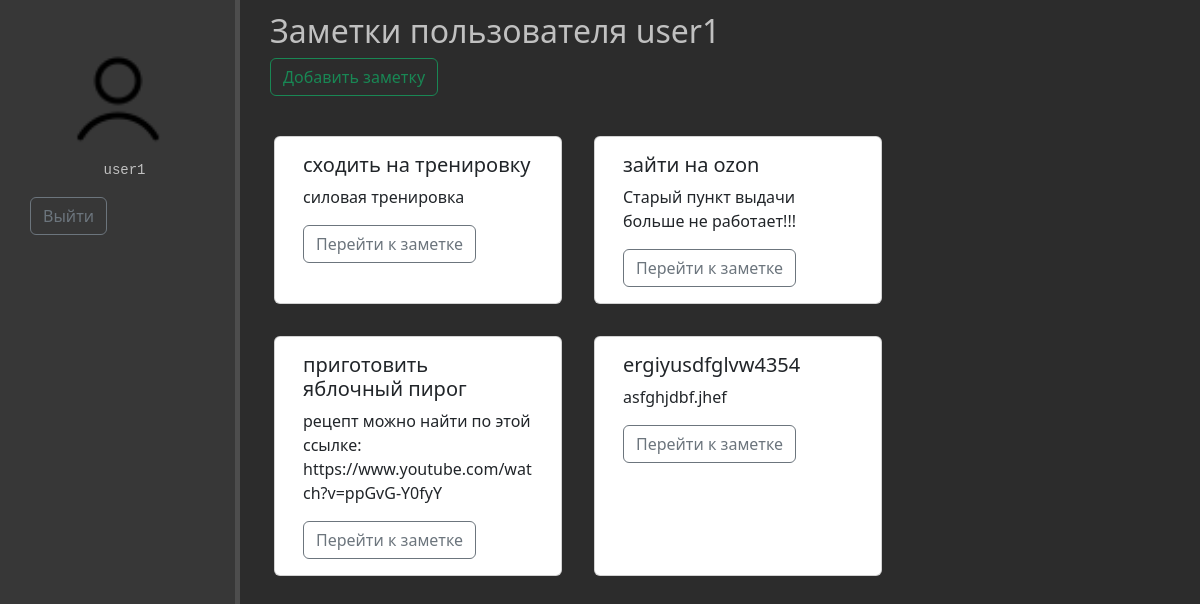
/ (signed in), run on the app's committed database.
### main/models.py (models this page shows, shortened)
class Note(models.Model):
    title = models.CharField('Тема заметки', max_length = 30)
    text = models.TextField('Текст заметки')
    date = models.DateTimeField(default=timezone.now)
    user = models.ForeignKey(User, on_delete=models.CASCADE, null=True)

### main/views.py (the view)
# urls.py: path('', views.index, name='home'),
def index(request):
    note = Note.objects.filter(user=request.user.id)
    return render(request, 'main/index.html', {'note' : note})

### main/templates/main/index.html (shortened to what this page needs)
{% extends 'main/layout.html' %}
{% load static %}
{% block notes %}
    <aside>
        <img src="{% static 'main/img/icons8-пользователь-64.png'%}" alt="user">
        <pre>{{ user }}</pre>
        {% if user.is_authenticated%}
            <a href="{% url 'logout' %}" class="btn btn-outline-secondary" >Выйти</a>
        {% else %}
            <a href="{% url 'login' %}" class="btn btn-outline-success">Авторизация</a><br><br>
            <a href="{% url 'register-user' %}" class="btn btn-outline-success" >Регистрация</a>
        {% endif %}
    </aside>
    <main>
        <h2>Заметки пользователя {{ user }}</h2>
        {% if user.is_authenticated%}
            <form action="note">
                <button type="submit" class="btn btn-outline-success">Добавить заметку</button>
            </form><br>
        <div class="row row-cols-3">
            {% if note %}
                {% for i in note %}
                         <div class="card m-3" style="width: 18rem;">
                            <div class="card-body">
                                <h5 class="card-title">{{ i.title }}</h5>
                                <p class="card-text">{{ i.text}}</p>
                                <a href="{% url 'note-detail' i.id %}" class="btn btn-outline-secondary" >Перейти к заметке</a>
                            </div>
                         </div>
                {% endfor %}
            {% else %}
                <p>У вас еще нет заметок</p>
            {% endif %}
        {% else %}
            <p>Авторизуйтесь, чтобы добавлять заметки</p>
        {% endif %}
        </div>
    </main>
{% endblock %}

### main/templates/main/layout.html (shortened to what this page needs)
<!doctype html>
{%load static %}
<html lang="en">
<head>
    <link rel="stylesheet" href="https://cdn.jsdelivr.net/npm/bootstrap@5.3.2/dist/css/bootstrap.min.css">
    <link rel="stylesheet" href="{% static 'main/css/main.css'%}">
</head>
<body>
    {% block notes %}
    {% endblock %}
</body>
</html>

### main/static/main/css/main.css (style rules this page uses)
body { background: #2c2c2c; color: #c0c0c0; }
aside { float: left; background: #373737; width: 20%; padding: 2.5%; height: 100vh; color: #c0c0c0; border-right: 5px solid #4d4d4d; }
aside img { width: 130px; display: block; margin: 0 auto; }
aside pre { margin-left: 42%; }
main { padding: 1%; margin-left: 21.5%; }
main h2 { text-align: center font-size: 40px; color: #c0c0c0; }

### data on the page
Note: title "сходить на тренировку", text "силовая тренировка"
Note: title "зайти на ozon", text "Старый пункт выдачи больше не работает!!!"
Note: title "приготовить яблочный пирог", text "рецепт можно найти по этой ссылке: https://www.youtube.com/watch?v=ppGvG-Y0fyY"
Note: title "ergiyusdfglvw4354", text "asfghjdbf.jhef"

### other printed values
{{ user }} "user1"
